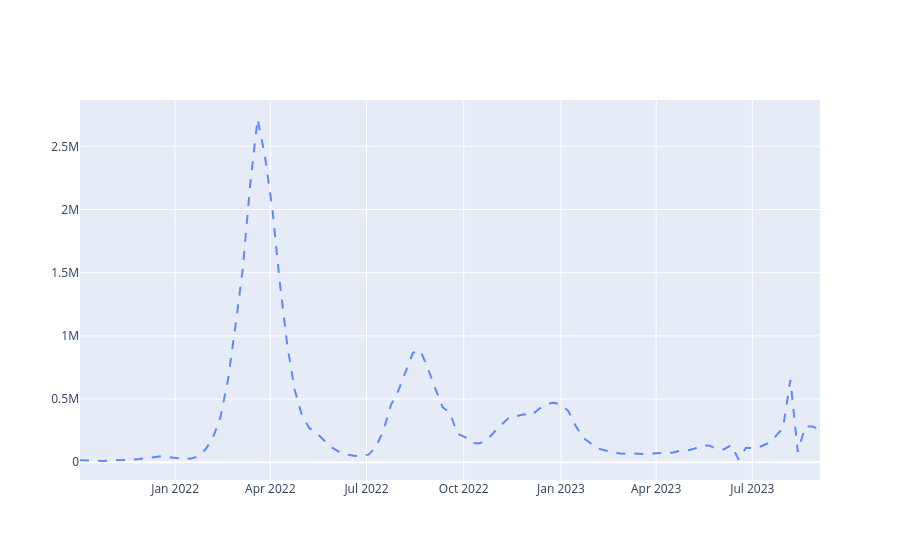

The notebook cell saved with this chart:
### Code cell
# Figure 객체에 Trace 속성 입력
# 첫번째 방법
go.Figure(
    data = [{
        'type' : 'scatter', # 산점도
        'x' : df_covid19_100.loc[df_covid19_100['location'] == '한국','date'],      # x축
        'y' : df_covid19_100.loc[df_covid19_100['location'] == '한국','new_cases'], # y축
        'line' : {'color' : '#5E88FC', 'dash' : 'dash'}}
    ]).show()
